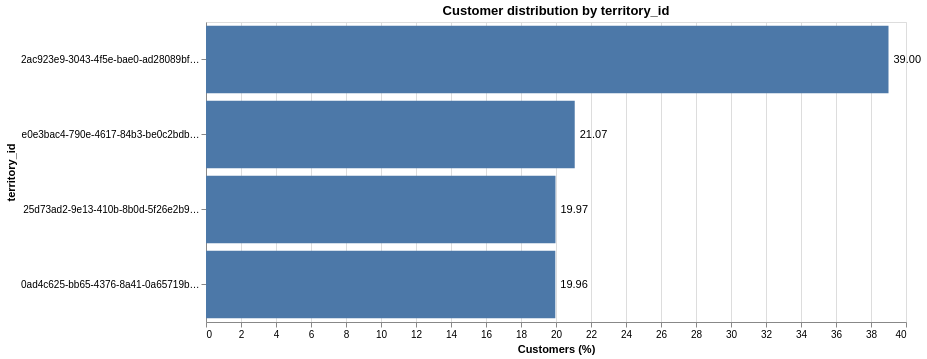

This figure's notebook cell:
### Code cell
# B.2 Extra: cleaner chart (percent) for territory_id
plot_df = territory_counts.copy()

chart = (
    alt.Chart(plot_df)
    .mark_bar()
    .encode(
        x=alt.X("percent:Q", title="Customers (%)"),
        y=alt.Y("territory_id:N", sort="-x", title="territory_id"),
        tooltip=["territory_id:N", "customer_count:Q", "percent:Q"]
    )
    .properties(title="Customer distribution by territory_id", width=700, height=300)
)

text = (
    alt.Chart(plot_df)
    .mark_text(align="left", dx=5)
    .encode(
        x="percent:Q",
        y=alt.Y("territory_id:N", sort="-x"),
        text=alt.Text("percent:Q", format=".2f")
    )
)

(chart + text)

### Figure 1 — Vega-Lite specification as saved in the notebook (floating-point values rounded to 4 significant figures)
{"config": {"view": {"continuousWidth": 300, "continuousHeight": 300}}, "layer": [{"mark": {"type": "bar"}, "encoding": {"tooltip": [{"field": "territory_id", "type": "nominal"}, {"field": "customer_count", "type": "quantitative"}, {"field": "percent", "type": "quantitative"}], "x": {"field": "percent", "title": "Customers (%)", "type": "quantitative"}, "y": {"field": "territory_id", "sort": "-x", "title": "territory_id", "type": "nominal"}}, "title": "Customer distribution by territory_id"}, {"mark": {"type": "text", "align": "left", "dx": 5}, "encoding": {"text": {"field": "percent", "format": ".2f", "type": "quantitative"}, "x": {"field": "percent", "type": "quantitative"}, "y": {"field": "territory_id", "sort": "-x", "type": "nominal"}}}], "data": {"name": "data-e5d488333c457cfb462f918e62bc88a2"}, "height": 300, "width": 700, "$schema": "https://vega.github.io/schema/vega-lite/v5.20.1.json", "datasets": {"data-e5d488333c457cfb462f918e62bc88a2": [{"territory_id": "2ac923e9-3043-4f5e-bae0-ad28089bf187", "customer_count": 5567, "percent": 39.0}, {"territory_id": "e0e3bac4-790e-4617-84b3-be0c2bdb7070", "customer_count": 3008, "percent": 21.07}, {"territory_id": "25d73ad2-9e13-410b-8b0d-5f26e2b9e4f2", "customer_count": 2851, "percent": 19.97}, {"territory_id": "0ad4c625-bb65-4376-8a41-0a65719b0db8", "customer_count": 2849, "percent": 19.96}]}}
